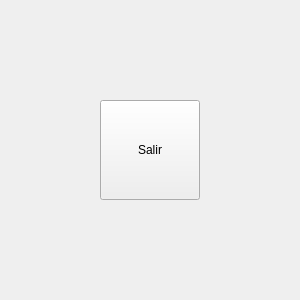
<?xml version="1.0" encoding="UTF-8"?>
<ui version="4.0">
 <class>Form</class>
 <widget class="QWidget" name="Form">
  <property name="geometry">
   <rect>
    <x>0</x>
    <y>0</y>
    <width>300</width>
    <height>300</height>
   </rect>
  </property>
  <property name="windowTitle">
   <string>Primer ejemplo de GUI con PyQt</string>
  </property>
  <widget class="QPushButton" name="pushButton">
   <property name="geometry">
    <rect>
     <x>100</x>
     <y>100</y>
     <width>100</width>
     <height>100</height>
    </rect>
   </property>
   <property name="text">
    <string>Salir</string>
   </property>
  </widget>
 </widget>
 <resources/>
 <connections>
  <connection>
   <sender>pushButton</sender>
   <signal>clicked()</signal>
   <receiver>Form</receiver>
   <slot>close()</slot>
   <hints>
    <hint type="sourcelabel">
     <x>164</x>
     <y>151</y>
    </hint>
    <hint type="destinationlabel">
     <x>215</x>
     <y>43</y>
    </hint>
   </hints>
  </connection>
 </connections>
</ui>
